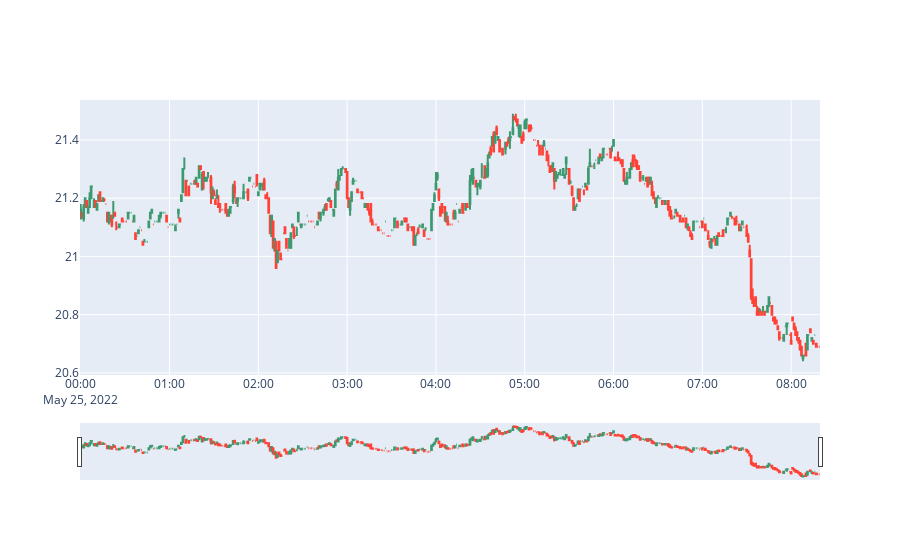

The notebook cell saved with this chart:
### Markdown cell above
Kline/Candlestick chart intervals:

m -> minutes; h -> hours; d -> days; w -> weeks; M -> months

1m
3m
5m
15m
30m
1h
2h
4h
6h
8h
12h
1d
3d
1w
1M

### Code cell
import plotly.graph_objects as go

def ms_to_time(ms):
    return datetime.fromtimestamp(int(ms/1000))

df_kline['Open_time'] = df_kline['Open_time'].apply(ms_to_time)


fig = go.Figure(data=[go.Candlestick(x=df_kline['Open_time'],
                open=df_kline['Open'],
                high=df_kline['High'],
                low =df_kline['Low'],
                close=df_kline['Close'])])

fig.show()

### Figure 1 — Plotly figure (JSON) as saved in the notebook; plotly's stock layout.template omitted (floating-point values rounded to 4 significant figures; data arrays with more than 128 entries replaced by an {"elided": "..."} marker saying what was removed)
{"data": [{"close": {"elided": "500 str values"}, "high": {"elided": "500 str values"}, "low": {"elided": "500 str values"}, "open": {"elided": "500 str values"}, "type": "candlestick", "x": {"elided": "500 str values"}}], "layout": {"autosize": true, "xaxis": {"autorange": true, "range": ["2022-05-24 23:59:30", "2022-05-25 08:19:30"], "rangeslider": {"autorange": true, "range": ["2022-05-24 23:59:30", "2022-05-25 08:19:30"], "yaxis": {"_template": null, "rangemode": "match"}}, "type": "date"}, "yaxis": {"autorange": true, "range": [20.59, 21.54]}}}
